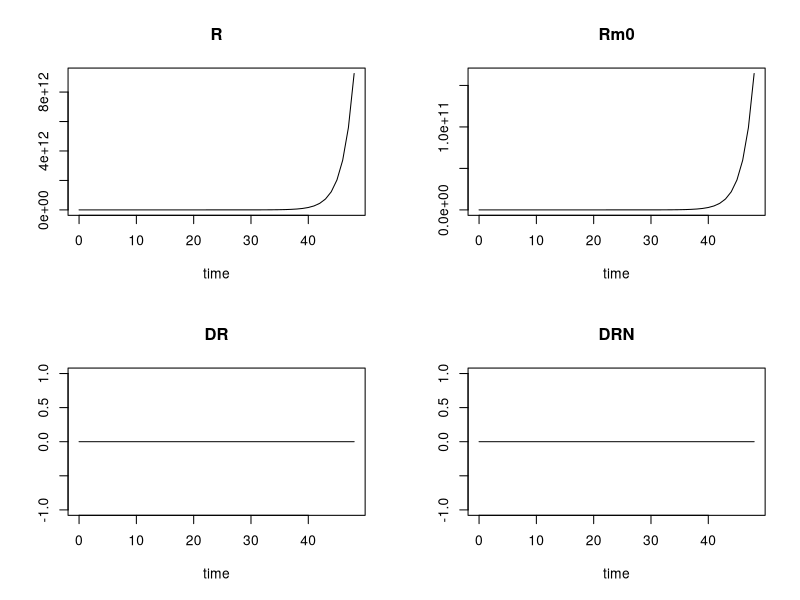

Here is the R script that generated this plot:
## ---- chunk 1
knitr::opts_chunk$set(echo = TRUE)
## ---- chunk 2
parameters <- c(ks_Rm = 2.90, IC50_Rm = 26.2, kon = 0.00329, kT = 0.63, kre = 0.57, Rf = 0.49, kd_R = 0.0572,
                kd_Rm = 0.612, ks_r = 3.22, D = 200, Rm0 = 4.74, DR = 0, DRN = 0)

Glucocorticoid_func <- function(t, R, parms) {
    with(as.list(c(parms)),{
      
      # Dit model bevat 4 afgeleide functies:
      # Afgeleide 1:
  
      dmRNAr_dt <- ks_Rm * ( 1 - (DRN / IC50_Rm + DRN)) - kd_Rm * R
  
      # Afgeleide 2:
  
      dR_dt <- ks_r * R + Rf * kre * DRN - kon * D * R - kd_R * R
  
      # Afgeleide 3:
  
      dDR_dt <- kon * D * R - kT * DR
  
      # Afgeleide 4:
  
      dDRN_dt <- kT * DR - kre * DRN
      
      return(list(c(dDR_dt)))
       }
       )
}

state <- c(R = 267, Rm0 = 4.74, DR = 0, DRN = 0)
t <- seq(0, 48)

out <- deSolve::ode(times = t, y = state, parms = parameters, func = Glucocorticoid_func, method = "euler")
plot(out)
